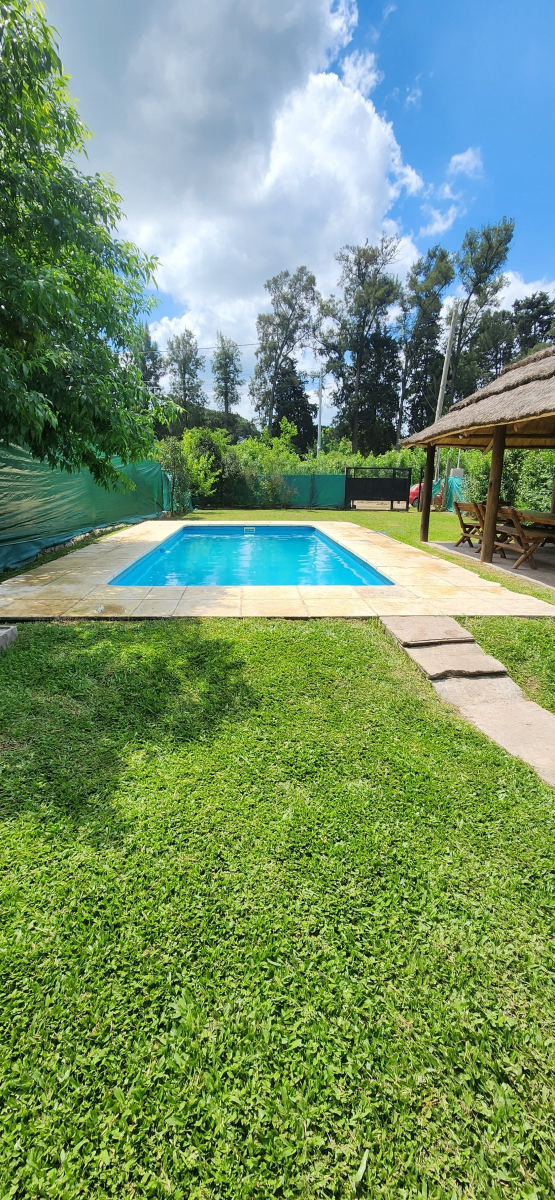
#> input picture quinta-ig/herramientas/fondos/casa.jpg, 1109 x 2400 px (shown at 1/2 size)
$ python -i calendarios.py   (imports and definitions only)
#> lines starting #> are read from the running program, lines starting #| are printed output that depends on the picture
#> further down, picture is the input picture: PIL image 1109x2400 RGB; mean R, G, B 117.6, 146.7, 107.6
"""Calendarios de disponibilidad (diseño verde/rojo), 2 meses por hoja, uno por quinta.
Uso: python3 quinta-ig/herramientas/calendarios.py   (desde la raíz del repo)
Lee quinta-ig/bot/quinta.json y genera quinta-ig/calendarios/{dia,casa}-{1,2,3}.jpg
(los próximos 6 meses desde el mes actual). Correr cada vez que se carga una reserva."""
import json, calendar, datetime, os
from PIL import Image, ImageDraw, ImageFont, ImageFilter, ImageOps
BASE = os.path.dirname(os.path.abspath(__file__))
RAIZ = os.path.dirname(os.path.dirname(BASE))
# [1 line not run here, left out]
# [1 line that did not run here, left out]
FU = os.path.join(BASE, "fuentes") + "/"
PB, PM, PR, LI = FU + "Poppins-Bold.ttf", FU + "Poppins-Medium.ttf", FU + "Poppins-Regular.ttf", FU + "Lora-Italic-Variable.ttf"
F = lambda p, s: ImageFont.truetype(p, s)
VERDE, VERDE2, ROJO, ROSA, ORO, BLANCO = (28, 62, 38), (46, 96, 58), (178, 30, 36), (246, 208, 210), (232, 190, 90), (255, 255, 255)
MESES = ['', 'ENERO', 'FEBRERO', 'MARZO', 'ABRIL', 'MAYO', 'JUNIO', 'JULIO', 'AGOSTO', 'SEPTIEMBRE', 'OCTUBRE', 'NOVIEMBRE', 'DICIEMBRE']
DIAS = ['LUN', 'MAR', 'MIÉ', 'JUE', 'VIE', 'SÁB', 'DOM']
AHORA = datetime.datetime.now(datetime.timezone(datetime.timedelta(hours=-3)))
HOY = AHORA.date()
NOMBRE = {'dia': 'Quinta de día', 'casa': 'Quinta con casa'}
W, H, RH = 1080, 1920, 92

def cubrir(im):
    im = ImageOps.exif_transpose(im).convert('RGB'); r = max(W / im.width, H / im.height)
#> after `r = max(W / im.width, H / im.height)`: r = 0.974
    im = im.resize((round(im.width * r), round(im.height * r)), Image.LANCZOS); x = (im.width - W) // 2; y = (im.height - H) // 2
#> after `im = im.resize((round(im.width * r), round(im.height * r)), Image.LANC`:
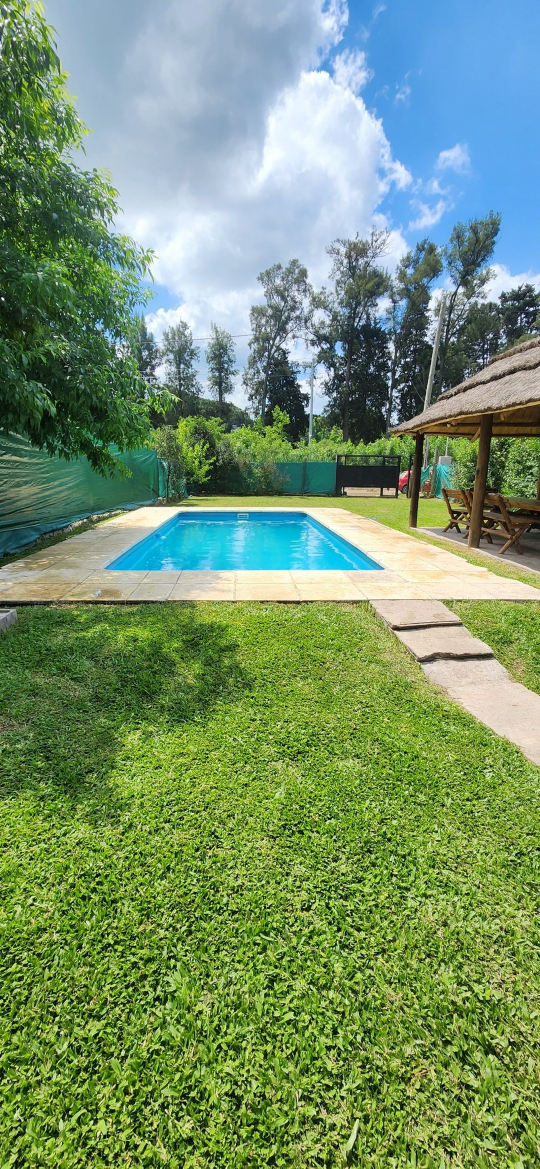
#> im: PIL image 1080x2337 RGB (shown at 1/2 size); mean R, G, B 117.6, 146.7, 107.8
#> after `x = (im.width - W) // 2`: x = 0
#> after `y = (im.height - H) // 2`: y = 208
    return im.crop((x, y, x + W, y + H))
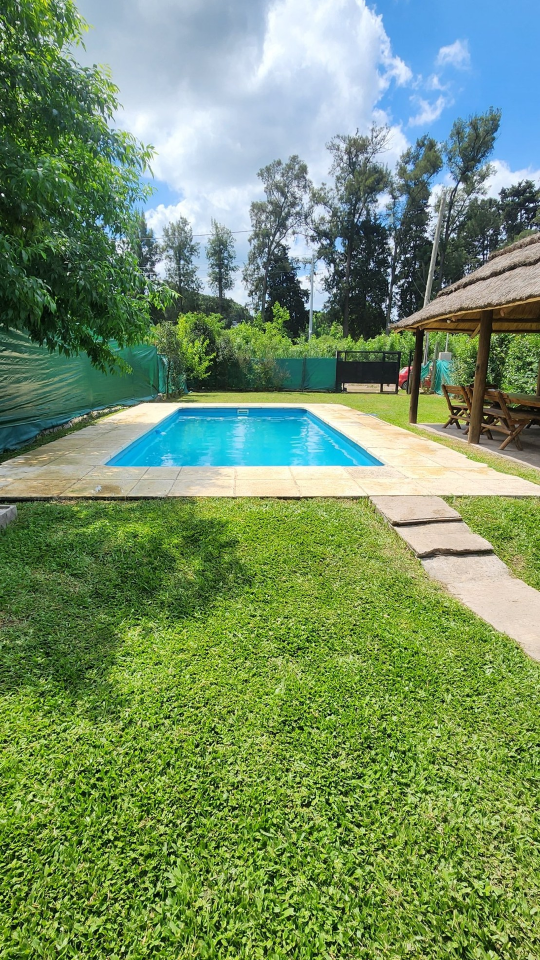
#> returned value: PIL image 1080x1920 RGB (shown at 1/2 size); mean R, G, B 117, 145, 103.3

# [4 lines left out: function cen, not called in this run]

def corazon(d, x, y, s, c):
    d.ellipse((x, y, x + s * .55, y + s * .55), fill=c); d.ellipse((x + s * .45, y, x + s, y + s * .55), fill=c)
    d.polygon([(x + s * .03, y + s * .38), (x + s * .97, y + s * .38), (x + s * .5, y + s * .95)], fill=c)

def alto(a, m): return 110 + len(calendar.Calendar(0).monthdayscalendar(a, m)) * RH + 12

# [45 lines left out: functions mes, hoja, not called in this run]

# [8 lines not run here, left out]

>>> from PIL import Image
>>> picture = Image.open('fondos/casa.jpg')
>>> result = cubrir(picture)
